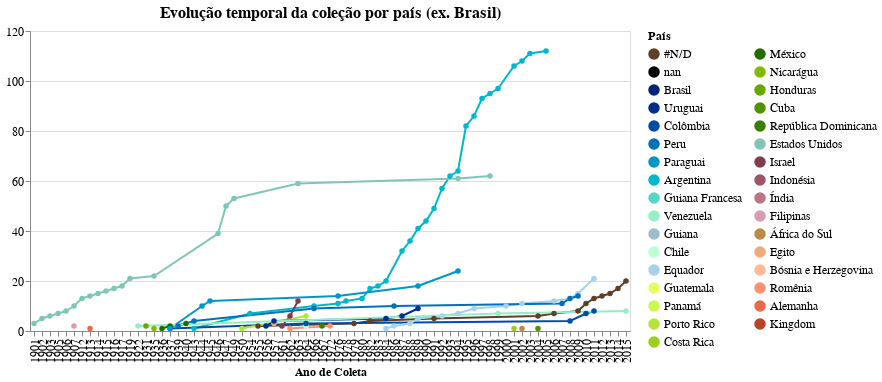

Source (notebook cell):
### Code cell
g1 = alt.Chart(teste[teste['pais'] != 'Brasil'], title='Evolução temporal da coleção por país (ex. Brasil)', 
width=600).mark_line(point=True).encode(
    x= alt.X('ano_coleta', type="ordinal", title='Ano de Coleta'),
    y= alt.Y('cumulative_sum', title='', 
             sort=alt.EncodingSortField('counts', op="count", order='descending')),
    color= alt.Color('pais:N', title='País',
                     legend= alt.Legend(columns=2, symbolLimit=42),
                     scale= alt.Scale(domain=list(cores_pais.keys()), range=list(cores_pais.values()))),
    tooltip= alt.Tooltip(['pais','ano_coleta','counts', 'cumulative_sum'])
)

g1 = g1.configure_title(fontSize=16).configure_axis(
    labelFontSize=12,
    titleFontSize=12
).configure_legend(
    labelFontSize=12,
    titleFontSize=12
)

# g1.save('./graphs/cumCounts/time-spacial/evolucao_por_país-exBrasil.html')

g1

### Figure 1 — Vega-Lite specification as saved in the notebook (floating-point values rounded to 4 significant figures)
{"config": {"view": {"continuousWidth": 400, "continuousHeight": 300}, "axis": {"labelFontSize": 12, "titleFontSize": 12}, "legend": {"labelFontSize": 12, "titleFontSize": 12}, "title": {"fontSize": 16}}, "data": {"name": "data-3eb880085df7dd6b37d8d8a986c17375"}, "mark": {"type": "line", "point": true}, "encoding": {"color": {"type": "nominal", "field": "pais", "legend": {"columns": 2, "symbolLimit": 42}, "scale": {"domain": ["#N/D", "nan", "Brasil", "Uruguai", "Colômbia", "Peru", "Paraguai", "Argentina", "Guiana Francesa", "Venezuela", "Guiana", "Chile", "Equador", "Guatemala", "Panamá", "Porto Rico", "Costa Rica", "México", "Nicarágua", "Honduras", "Cuba", "República Dominicana", "Estados Unidos", "Israel", "Indonésia", "Índia", "Filipinas", "África do Sul", "Egito", "Bósnia e Herzegovina", "Romênia", "Alemanha", "Kingdom"], "range": ["#5e4028", "#000000", "#00237a", "#002e8b", "#004da4", "#0071ba", "#0096c9", "#00b8cc", "#57d5c9", "#94efc6", "#9ebdcb", "#bbffd4", "#a6d2eb", "#e3ff63", "#caf94f", "#b2e439", "#9acf1c", "#256b00", "#81ba00", "#69a600", "#519200", "#3a7e00", "#80c6b8", "#803e4c", "#9e5466", "#bc7386", "#d89bb2", "#ba8a47", "#efaa79", "#ffb996", "#ff916f", "#eb6949", "#ba4327"]}, "title": "País"}, "tooltip": [{"type": "nominal", "field": "pais"}, {"type": "quantitative", "field": "ano_coleta"}, {"type": "quantitative", "field": "counts"}, {"type": "quantitative", "field": "cumulative_sum"}], "x": {"type": "ordinal", "field": "ano_coleta", "title": "Ano de Coleta"}, "y": {"type": "quantitative", "field": "cumulative_sum", "sort": {"field": "counts", "op": "count", "order": "descending"}, "title": ""}}, "title": "Evolução temporal da coleção por país (ex. Brasil)", "width": 600, "$schema": "https://vega.github.io/schema/vega-lite/v4.8.1.json", "datasets": {"data-3eb880085df7dd6b37d8d8a986c17375": [{"ano_coleta": 1955.0, "continente": "#N/D", "pais": "#N/D", "counts": 2, "cumulative_sum": 2}, {"ano_coleta": 1979.0, "continente": "#N/D", "pais": "#N/D", "counts": 1, "cumulative_sum": 3}, {"ano_coleta": 1982.0, "continente": "#N/D", "pais": "#N/D", "counts": 1, "cumulative_sum": 4}, {"ano_coleta": 1991.0, "continente": "#N/D", "pais": "#N/D", "counts": 1, "cumulative_sum": 5}, {"ano_coleta": 2004.0, "continente": "#N/D", "pais": "#N/D", "counts": 1, "cumulative_sum": 6}, {"ano_coleta": 2006.0, "continente": "#N/D", "pais": "#N/D", "counts": 1, "cumulative_sum": 7}, {"ano_coleta": 2009.0, "continente": "#N/D", "pais": "#N/D", "counts": 1, "cumulative_sum": 8}, {"ano_coleta": 2010.0, "continente": "#N/D", "pais": "#N/D", "counts": 3, "cumulative_sum": 11}, {"ano_coleta": 2011.0, "continente": "#N/D", "pais": "#N/D", "counts": 2, "cumulative_sum": 13}, {"ano_coleta": 2012.0, "continente": "#N/D", "pais": "#N/D", "counts": 1, "cumulative_sum": 14}, {"ano_coleta": 2013.0, "continente": "#N/D", "pais": "#N/D", "counts": 1, "cumulative_sum": 15}, {"ano_coleta": 2014.0, "continente": "#N/D", "pais": "#N/D", "counts": 2, "cumulative_sum": 17}, {"ano_coleta": 2015.0, "continente": "#N/D", "pais": "#N/D", "counts": 3, "cumulative_sum": 20}, {"ano_coleta": 1913.0, "continente": "Europa", "pais": "Alemanha", "counts": 1, "cumulative_sum": 1}, {"ano_coleta": 1943.0, "continente": "América do Sul", "pais": "Argentina", "counts": 1, "cumulative_sum": 1}, {"ano_coleta": 1954.0, "continente": "América do Sul", "pais": "Argentina", "counts": 6, "cumulative_sum": 7}, {"ano_coleta": 1966.0, "continente": "América do Sul", "pais": "Argentina", "counts": 3, "cumulative_sum": 10}, {"ano_coleta": 1976.0, "continente": "América do Sul", "pais": "Argentina", "counts": 1, "cumulative_sum": 11}, {"ano_coleta": 1978.0, "continente": "América do Sul", "pais": "Argentina", "counts": 1, "cumulative_sum": 12}, {"ano_coleta": 1980.0, "continente": "América do Sul", "pais": "Argentina", "counts": 1, "cumulative_sum": 13}, {"ano_coleta": 1982.0, "continente": "América do Sul", "pais": "Argentina", "counts": 4, "cumulative_sum": 17}, {"ano_coleta": 1983.0, "continente": "América do Sul", "pais": "Argentina", "counts": 1, "cumulative_sum": 18}, {"ano_coleta": 1984.0, "continente": "América do Sul", "pais": "Argentina", "counts": 2, "cumulative_sum": 20}, {"ano_coleta": 1987.0, "continente": "América do Sul", "pais": "Argentina", "counts": 12, "cumulative_sum": 32}, {"ano_coleta": 1988.0, "continente": "América do Sul", "pais": "Argentina", "counts": 4, "cumulative_sum": 36}, {"ano_coleta": 1989.0, "continente": "América do Sul", "pais": "Argentina", "counts": 5, "cumulative_sum": 41}, {"ano_coleta": 1990.0, "continente": "América do Sul", "pais": "Argentina", "counts": 3, "cumulative_sum": 44}, {"ano_coleta": 1991.0, "continente": "América do Sul", "pais": "Argentina", "counts": 5, "cumulative_sum": 49}, {"ano_coleta": 1992.0, "continente": "América do Sul", "pais": "Argentina", "counts": 8, "cumulative_sum": 57}, {"ano_coleta": 1993.0, "continente": "América do Sul", "pais": "Argentina", "counts": 5, "cumulative_sum": 62}, {"ano_coleta": 1994.0, "continente": "América do Sul", "pais": "Argentina", "counts": 2, "cumulative_sum": 64}, {"ano_coleta": 1995.0, "continente": "América do Sul", "pais": "Argentina", "counts": 18, "cumulative_sum": 82}, {"ano_coleta": 1996.0, "continente": "América do Sul", "pais": "Argentina", "counts": 4, "cumulative_sum": 86}, {"ano_coleta": 1997.0, "continente": "América do Sul", "pais": "Argentina", "counts": 7, "cumulative_sum": 93}, {"ano_coleta": 1998.0, "continente": "América do Sul", "pais": "Argentina", "counts": 2, "cumulative_sum": 95}, {"ano_coleta": 1999.0, "continente": "América do Sul", "pais": "Argentina", "counts": 2, "cumulative_sum": 97}, {"ano_coleta": 2001.0, "continente": "América do Sul", "pais": "Argentina", "counts": 9, "cumulative_sum": 106}, {"ano_coleta": 2002.0, "continente": "América do Sul", "pais": "Argentina", "counts": 2, "cumulative_sum": 108}, {"ano_coleta": 2003.0, "continente": "América do Sul", "pais": "Argentina", "counts": 3, "cumulative_sum": 111}, {"ano_coleta": 2005.0, "continente": "América do Sul", "pais": "Argentina", "counts": 1, "cumulative_sum": 112}, {"ano_coleta": 1962.0, "continente": "América do Sul", "pais": "Chile", "counts": 1, "cumulative_sum": 1}, {"ano_coleta": 1964.0, "continente": "América do Sul", "pais": "Chile", "counts": 1, "cumulative_sum": 2}, {"ano_coleta": 1937.0, "continente": "América do Sul", "pais": "Colômbia", "counts": 1, "cumulative_sum": 1}, {"ano_coleta": 1964.0, "continente": "América do Sul", "pais": "Colômbia", "counts": 2, "cumulative_sum": 3}, {"ano_coleta": 2008.0, "continente": "América do Sul", "pais": "Colômbia", "counts": 1, "cumulative_sum": 4}, {"ano_coleta": 2010.0, "continente": "América do Sul", "pais": "Colômbia", "counts": 3, "cumulative_sum": 7}, {"ano_coleta": 2011.0, "continente": "América do Sul", "pais": "Colômbia", "counts": 1, "cumulative_sum": 8}, {"ano_coleta": 2001.0, "continente": "América Central", "pais": "Costa Rica", "counts": 1, "cumulative_sum": 1}, {"ano_coleta": 2004.0, "continente": "América Central", "pais": "Cuba", "counts": 1, "cumulative_sum": 1}, {"ano_coleta": 1957.0, "continente": "Ásia", "pais": "Egito", "counts": 3, "cumulative_sum": 3}, {"ano_coleta": 1984.0, "continente": "América do Sul", "pais": "Equador", "counts": 1, "cumulative_sum": 1}, {"ano_coleta": 1986.0, "continente": "América do Sul", "pais": "Equador", "counts": 1, "cumulative_sum": 2}, {"ano_coleta": 1988.0, "continente": "América do Sul", "pais": "Equador", "counts": 1, "cumulative_sum": 3}, {"ano_coleta": 1989.0, "continente": "América do Sul", "pais": "Equador", "counts": 2, "cumulative_sum": 5}, {"ano_coleta": 1992.0, "continente": "América do Sul", "pais": "Equador", "counts": 1, "cumulative_sum": 6}, {"ano_coleta": 1994.0, "continente": "América do Sul", "pais": "Equador", "counts": 1, "cumulative_sum": 7}, {"ano_coleta": 1996.0, "continente": "América do Sul", "pais": "Equador", "counts": 2, "cumulative_sum": 9}, {"ano_coleta": 2000.0, "continente": "América do Sul", "pais": "Equador", "counts": 1, "cumulative_sum": 10}, {"ano_coleta": 2002.0, "continente": "América do Sul", "pais": "Equador", "counts": 1, "cumulative_sum": 11}, {"ano_coleta": 2006.0, "continente": "América do Sul", "pais": "Equador", "counts": 1, "cumulative_sum": 12}, {"ano_coleta": 2008.0, "continente": "América do Sul", "pais": "Equador", "counts": 1, "cumulative_sum": 13}, {"ano_coleta": 2009.0, "continente": "América do Sul", "pais": "Equador", "counts": 2, "cumulative_sum": 15}, {"ano_coleta": 2011.0, "continente": "América do Sul", "pais": "Equador", "counts": 6, "cumulative_sum": 21}, {"ano_coleta": 1901.0, "continente": "América do Norte", "pais": "Estados Unidos", "counts": 3, "cumulative_sum": 3}, {"ano_coleta": 1902.0, "continente": "América do Norte", "pais": "Estados Unidos", "counts": 2, "cumulative_sum": 5}, {"ano_coleta": 1903.0, "continente": "América do Norte", "pais": "Estados Unidos", "counts": 1, "cumulative_sum": 6}, {"ano_coleta": 1905.0, "continente": "América do Norte", "pais": "Estados Unidos", "counts": 1, "cumulative_sum": 7}, {"ano_coleta": 1906.0, "continente": "América do Norte", "pais": "Estados Unidos", "counts": 1, "cumulative_sum": 8}, {"ano_coleta": 1907.0, "continente": "América do Norte", "pais": "Estados Unidos", "counts": 2, "cumulative_sum": 10}, {"ano_coleta": 1912.0, "continente": "América do Norte", "pais": "Estados Unidos", "counts": 3, "cumulative_sum": 13}, {"ano_coleta": 1913.0, "continente": "América do Norte", "pais": "Estados Unidos", "counts": 1, "cumulative_sum": 14}, {"ano_coleta": 1914.0, "continente": "América do Norte", "pais": "Estados Unidos", "counts": 1, "cumulative_sum": 15}, {"ano_coleta": 1915.0, "continente": "América do Norte", "pais": "Estados Unidos", "counts": 1, "cumulative_sum": 16}, {"ano_coleta": 1916.0, "continente": "América do Norte", "pais": "Estados Unidos", "counts": 1, "cumulative_sum": 17}, {"ano_coleta": 1917.0, "continente": "América do Norte", "pais": "Estados Unidos", "counts": 1, "cumulative_sum": 18}, {"ano_coleta": 1919.0, "continente": "América do Norte", "pais": "Estados Unidos", "counts": 3, "cumulative_sum": 21}, {"ano_coleta": 1935.0, "continente": "América do Norte", "pais": "Estados Unidos", "counts": 1, "cumulative_sum": 22}, {"ano_coleta": 1946.0, "continente": "América do Norte", "pais": "Estados Unidos", "counts": 17, "cumulative_sum": 39}, {"ano_coleta": 1947.0, "continente": "América do Norte", "pais": "Estados Unidos", "counts": 11, "cumulative_sum": 50}, {"ano_coleta": 1949.0, "continente": "América do Norte", "pais": "Estados Unidos", "counts": 3, "cumulative_sum": 53}, {"ano_coleta": 1963.0, "continente": "América do Norte", "pais": "Estados Unidos", "counts": 6, "cumulative_sum": 59}, {"ano_coleta": 1994.0, "continente": "América do Norte", "pais": "Estados Unidos", "counts": 2, "cumulative_sum": 61}, {"ano_coleta": 1998.0, "continente": "América do Norte", "pais": "Estados Unidos", "counts": 1, "cumulative_sum": 62}, {"ano_coleta": 1907.0, "continente": "Ásia", "pais": "Filipinas", "counts": 2, "cumulative_sum": 2}, {"ano_coleta": 1931.0, "continente": "América Central", "pais": "Honduras", "counts": 2, "cumulative_sum": 2}, {"ano_coleta": 1961.0, "continente": "Ásia", "pais": "Israel", "counts": 2, "cumulative_sum": 2}, {"ano_coleta": 1962.0, "continente": "Ásia", "pais": "Israel", "counts": 4, "cumulative_sum": 6}, {"ano_coleta": 1963.0, "continente": "Ásia", "pais": "Israel", "counts": 6, "cumulative_sum": 12}, {"ano_coleta": 1936.0, "continente": "América do Norte", "pais": "México", "counts": 1, "cumulative_sum": 1}, {"ano_coleta": 1937.0, "continente": "América do Norte", "pais": "México", "counts": 1, "cumulative_sum": 2}, {"ano_coleta": 1940.0, "continente": "América do Norte", "pais": "México", "counts": 1, "cumulative_sum": 3}, {"ano_coleta": 1935.0, "continente": "América Central", "pais": "Nicarágua", "counts": 1, "cumulative_sum": 1}, {"ano_coleta": 1937.0, "continente": "América do Sul", "pais": "Paraguai", "counts": 1, "cumulative_sum": 1}, {"ano_coleta": 1944.0, "continente": "América do Sul", "pais": "Paraguai", "counts": 9, "cumulative_sum": 10}, {"ano_coleta": 1945.0, "continente": "América do Sul", "pais": "Paraguai", "counts": 2, "cumulative_sum": 12}, {"ano_coleta": 1976.0, "continente": "América do Sul", "pais": "Paraguai", "counts": 2, "cumulative_sum": 14}, {"ano_coleta": 1989.0, "continente": "América do Sul", "pais": "Paraguai", "counts": 4, "cumulative_sum": 18}, {"ano_coleta": 1994.0, "continente": "América do Sul", "pais": "Paraguai", "counts": 6, "cumulative_sum": 24}, {"ano_coleta": 1939.0, "continente": "América do Sul", "pais": "Peru", "counts": 2, "cumulative_sum": 2}, {"ano_coleta": 1943.0, "continente": "América do Sul", "pais": "Peru", "counts": 2, "cumulative_sum": 4}, {"ano_coleta": 1966.0, "continente": "América do Sul", "pais": "Peru", "counts": 5, "cumulative_sum": 9}, {"ano_coleta": 1986.0, "continente": "América do Sul", "pais": "Peru", "counts": 1, "cumulative_sum": 10}, {"ano_coleta": 2007.0, "continente": "América do Sul", "pais": "Peru", "counts": 1, "cumulative_sum": 11}, {"ano_coleta": 2008.0, "continente": "América do Sul", "pais": "Peru", "counts": 2, "cumulative_sum": 13}, {"ano_coleta": 2009.0, "continente": "América do Sul", "pais": "Peru", "counts": 1, "cumulative_sum": 14}, {"ano_coleta": 1950.0, "continente": "América Central", "pais": "Porto Rico", "counts": 1, "cumulative_sum": 1}, {"ano_coleta": 1964.0, "continente": "América Central", "pais": "Porto Rico", "counts": 5, "cumulative_sum": 6}, {"ano_coleta": 1967.0, "continente": "América Central", "pais": "República Dominicana", "counts": 2, "cumulative_sum": 2}, {"ano_coleta": 1962.0, "continente": "Europa", "pais": "Romênia", "counts": 1, "cumulative_sum": 1}, {"ano_coleta": 1972.0, "continente": "Europa", "pais": "Romênia", "counts": 1, "cumulative_sum": 2}, {"ano_coleta": 1956.0, "continente": "América do Sul", "pais": "Uruguai", "counts": 2, "cumulative_sum": 2}, {"ano_coleta": 1957.0, "continente": "América do Sul", "pais": "Uruguai", "counts": 2, "cumulative_sum": 4}, {"ano_coleta": 1984.0, "continente": "América do Sul", "pais": "Uruguai", "counts": 1, "cumulative_sum": 5}, {"ano_coleta": 1987.0, "continente": "América do Sul", "pais": "Uruguai", "counts": 1, "cumulative_sum": 6}, {"ano_coleta": 1989.0, "continente": "América do Sul", "pais": "Uruguai", "counts": 3, "cumulative_sum": 9}, {"ano_coleta": 1922.0, "continente": "América do Sul", "pais": "Venezuela", "counts": 2, "cumulative_sum": 2}, {"ano_coleta": 1999.0, "continente": "América do Sul", "pais": "Venezuela", "counts": 5, "cumulative_sum": 7}, {"ano_coleta": 2015.0, "continente": "América do Sul", "pais": "Venezuela", "counts": 1, "cumulative_sum": 8}, {"ano_coleta": 2002.0, "continente": "África", "pais": "África do Sul", "counts": 1, "cumulative_sum": 1}]}}
